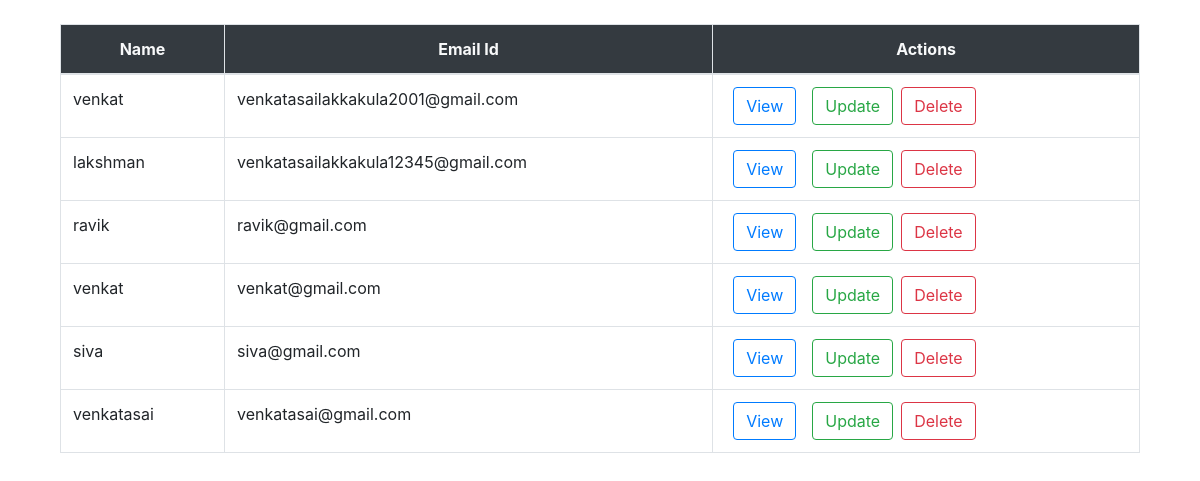
The app's page /display/ with its own data.
### FirstApp/models.py (models this page shows)
class Register(models.Model):
	name = models.CharField(max_length = 50)
	email = models.EmailField(max_length = 50)

### FirstApp/views.py (the view)
# urls.py: path('display/',views.display,name='dt'),
def display(request):
	data = Register.objects.all()
	return render(request,'html/display1.html',{'data':data})

### FirstApp/templates/html/display1.html (shortened to what this page needs)
{% load static %}
<!DOCTYPE html>
<html>
<head>
<link rel="stylesheet" type="text/css" href="{% static 'css/bootstrap.min.css' %}">
</head>
<body>
	<div class="container mt-4">
		<div class="col-md">
			<table class="table table-bordered table-hover">
			<thead class="bg-dark text-center text-light">
				<th>Name</th>
				<th>Email Id</th>
				<th>Actions</th>
			</thead>
			<tbody>
				{% for row in data %}
				<tr>
					<td>{{row.name}}</td>
					<td>{{row.email}}</td>
					<td><a href="{% url 'sv' row.id %}" class="btn btn-outline-primary mx-2">View</a><a href="{% url 'sup' row.id %}" class="btn btn-outline-success mx-2">Update</a><a href="{% url 'sd' row.id %}" class="btn btn-outline-danger">Delete</a></td>
				</tr>
				{% endfor %}
			</tbody>
	</table>
		</div>
	</div>
</body>
</html>

### records on screen
Register: name "venkat", email "venkatasailakkakula2001@gmail.com"
Register: name "lakshman", email "venkatasailakkakula12345@gmail.com"
Register: name "ravik", email "ravik@gmail.com"
Register: name "venkat", email "venkat@gmail.com"
Register: name "siva", email "siva@gmail.com"
Register: name "venkatasai", email "venkatasai@gmail.com"
